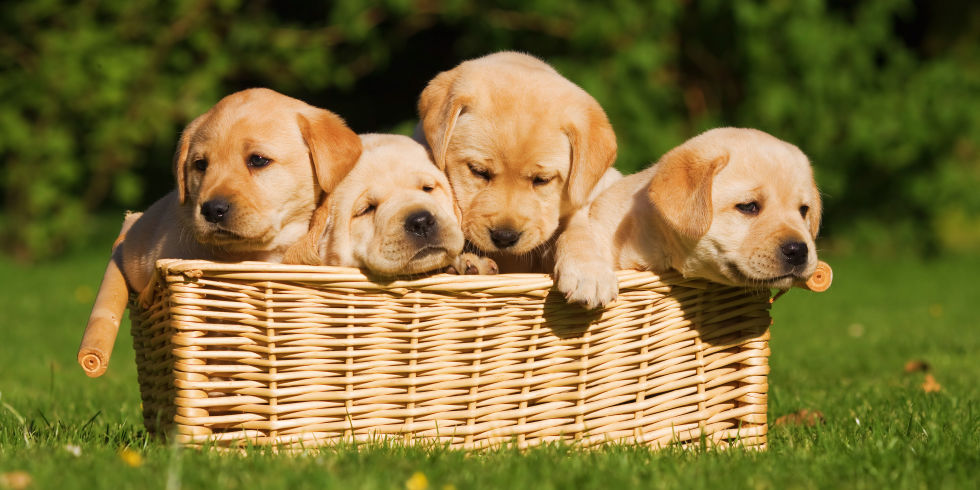
#> input picture opencv/images/dogs.jpg, 980 x 490 px
$ python drawimg.py
#> lines starting #> are read from the running program, lines starting #| are printed output that depends on the picture
import cv2

img = cv2.imread('images/dogs.jpg', 3)
#> img is the input picture: shape (490, 980, 3); mean B, G, R 57.9, 113.2, 126.9
print(img)
#> (printed output is left out)
cv2.imshow('test', img)
cv2.waitKey(0)

print(img.shape)
#| (490, 980, 3)
cv2.line(img, (0, 0), (300, 300), (0, 0, 255), 10)

cv2.destroyAllWindows()
cv2.rectangle(img, (100, 100), (400, 400), (40, 30, 200), 20)
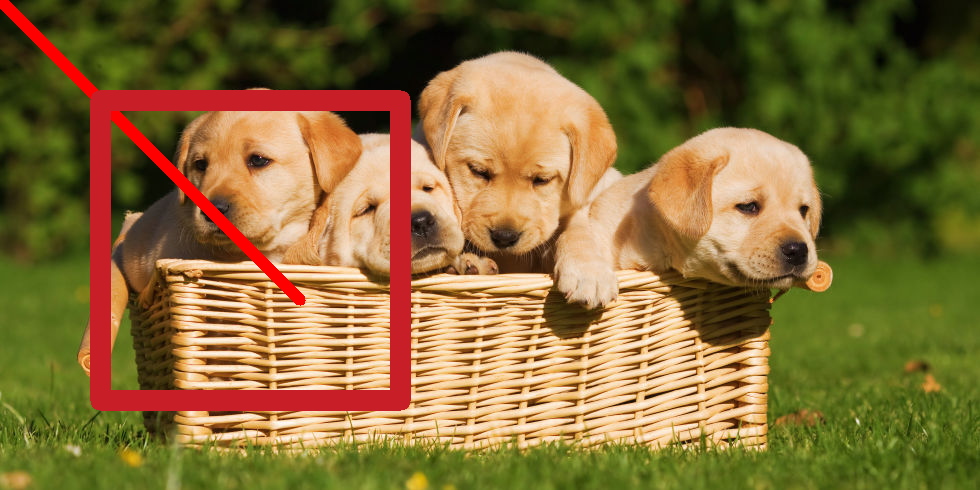
#> img: shape (490, 980, 3); mean B, G, R 56.1, 107.9, 131.6

$ run again, with opencv/images/catdog2.jpg copied over opencv/images/dogs.jpg
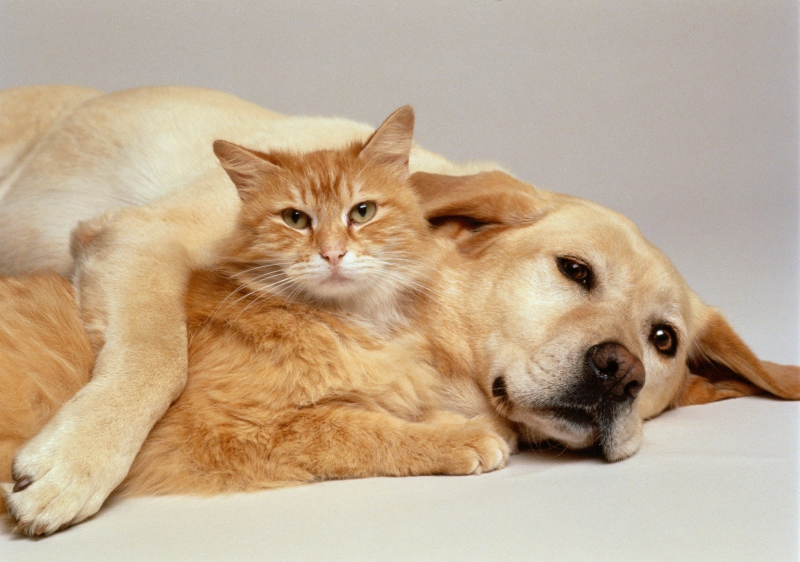
#> input picture opencv/images/catdog2.jpg, 1600 x 1123 px (shown at 1/2 size)
#> img is the input picture: shape (1123, 1600, 3); mean B, G, R 144.4, 170.4, 192.5
#> (printed output is left out)
#| (1123, 1600, 3)
#> `cv2.rectangle(img, (100, 100), (400, 400), (40, 30, 200), 20)`:
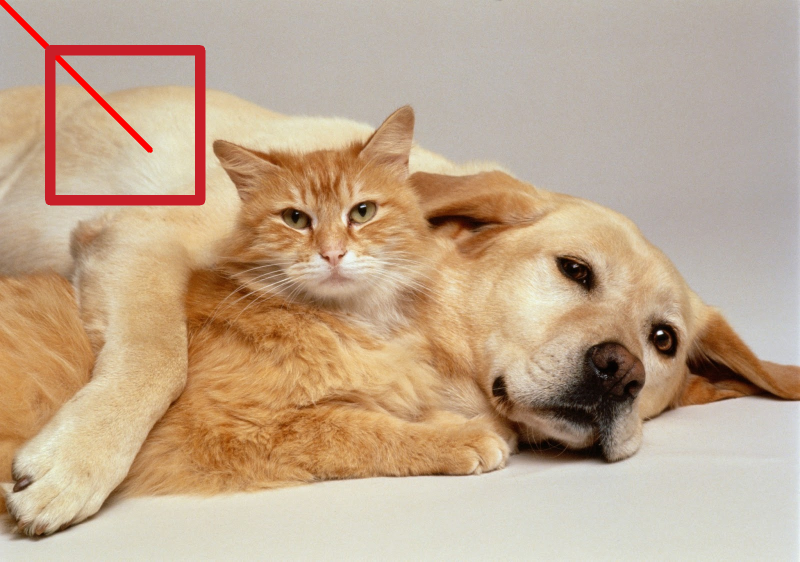
#> img: shape (1123, 1600, 3) (shown at 1/2 size); mean B, G, R 142.2, 167.7, 192.7
